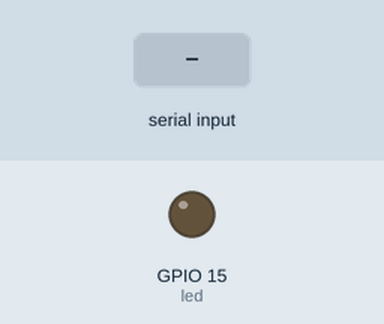
Bench run of a program on a simulated ESP32. Parts: output pins drawn as LEDs (lit = HIGH). The inputs (shaded band) are chosen by the test bench. Nothing arrives over Bluetooth unless stated.

Above: at 1.2 s.
1.3 s: "1" received over the second serial link
At 2.5 s:
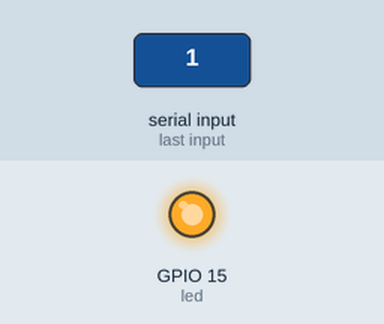
2.8 s: "0" received over the second serial link
At 3.9 s:
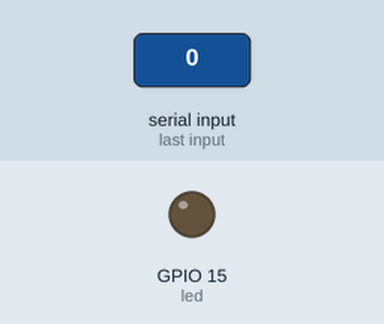
Timing chart, 0 to 5.8 s (numbered marks = the images above; inputs shaded):
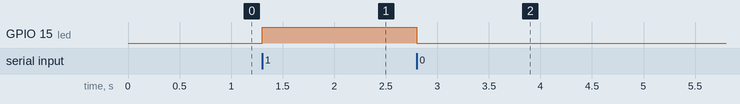

Measured:
- after the input at 1.3 s, GPIO 15 (led): LOW → HIGH at once
- after the input at 2.8 s, GPIO 15 (led): HIGH → LOW at once

The program:

main.cpp
```cpp
#include <Arduino.h>
#include <BluetoothSerial.h>

BluetoothSerial BT;
char val;      // 宣告存放串列埠資料字元變數
int led=15;             //宣告led 接於 GPIO 15
void setup()
{
  Serial.begin(115200);
  BT.begin("tsengBT");   //藍芽顯示名稱,請修改為自訂名稱
  pinMode(led , OUTPUT);     //設定 GPIO 2 為輸出
}

void loop()
{
  if (BT.available())  //判斷藍芽串列埠上是否有資料
  {
    val=BT.read();   //讀取串列資料，存放於val

    switch (val)
    {
      case '0':
         digitalWrite(led,LOW);    //當收到0時，LED暗
         break;
      case '1':
         digitalWrite(led,HIGH);   //當收到1時，LED亮
         break;
    }

  }
}
```
